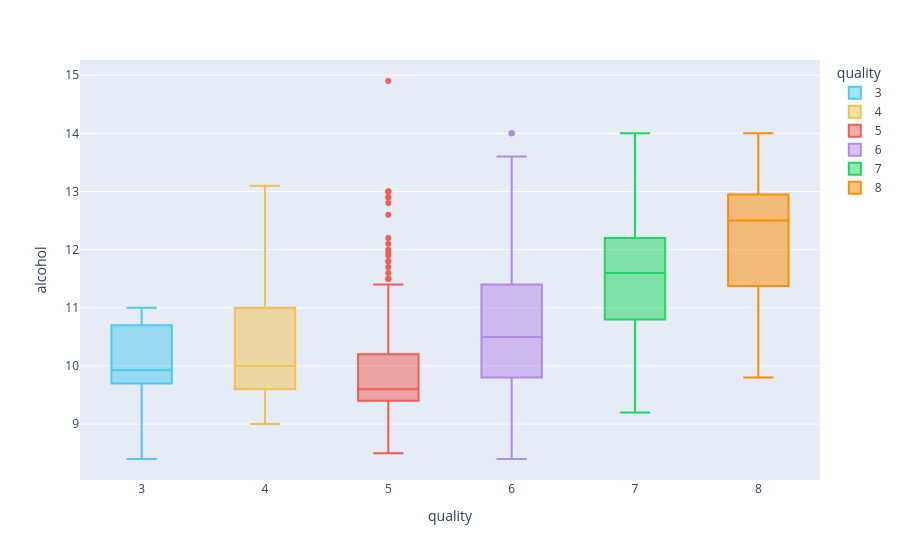

The notebook cell this image was saved under:
### Code cell
colores = {
    "3": "#4CC9F0",
    "4": "#F2C14E",
    "5": "#F25C54",
    "6": "#B388EB",
    "7": "#1ED760",
    "8": "#FF8C00"
}

# ¿Cómo se relaciona el alcohol con la calidad?
fig = px.box(df, x="quality", y="alcohol", color="quality", color_discrete_map=colores, category_orders={"quality": ["3", "4", "5", "6", "7", "8"]})
fig.show()

### Figure 1 — Plotly figure (JSON) as saved in the notebook; plotly's stock layout.template omitted (floating-point values rounded to 4 significant figures; data arrays with more than 128 entries replaced by an {"elided": "..."} marker saying what was removed)
{"data": [{"alignmentgroup": "True", "hovertemplate": "quality=%{x}<br>alcohol=%{y}<extra></extra>", "legendgroup": "3", "marker": {"color": "#4CC9F0"}, "name": "3", "notched": false, "offsetgroup": "3", "orientation": "v", "showlegend": true, "type": "box", "x": ["3", "3", "3", "3", "3", "3", "3", "3", "3", "3"], "x0": " ", "xaxis": "x", "y": [9.0, 8.4, 10.7, 9.9, 11.0, 10.9, 9.8, 9.7, 10.2, 9.95], "y0": " ", "yaxis": "y"}, {"alignmentgroup": "True", "hovertemplate": "quality=%{x}<br>alcohol=%{y}<extra></extra>", "legendgroup": "4", "marker": {"color": "#F2C14E"}, "name": "4", "notched": false, "offsetgroup": "4", "orientation": "v", "showlegend": true, "type": "box", "x": ["4", "4", "4", "4", "4", "4", "4", "4", "4", "4", "4", "4", "4", "4", "4", "4", "4", "4", "4", "4", "4", "4", "4", "4", "4", "4", "4", "4", "4", "4", "4", "4", "4", "4", "4", "4", "4", "4", "4", "4", "4", "4", "4", "4", "4", "4", "4", "4", "4", "4", "4", "4", "4"], "x0": " ", "xaxis": "x", "y": [9.0, 9.8, 9.3, 13.1, 9.2, 9.1, 10.5, 9.4, 9.2, 9.0, 9.1, 11.4, 10.4, 9.4, 9.8, 9.6, 9.6, 10.0, 10.0, 11.3, 11.0, 11.0, 9.6, 9.7, 11.2, 11.4, 10.9, 9.9, 10.0, 10.9, 9.2, 10.4, 11.5, 11.2, 9.6, 9.3, 11.5, 9.6, 11.8, 11.2, 9.6, 12.0, 9.7, 11.1, 9.8, 10.4, 11.0, 10.0, 11.0, 10.1, 10.3, 10.9, 9.05], "y0": " ", "yaxis": "y"}, {"alignmentgroup": "True", "hovertemplate": "quality=%{x}<br>alcohol=%{y}<extra></extra>", "legendgroup": "5", "marker": {"color": "#F25C54"}, "name": "5", "notched": false, "offsetgroup": "5", "orientation": "v", "showlegend": true, "type": "box", "x": {"elided": "577 str values"}, "x0": " ", "xaxis": "x", "y": {"elided": "577 float values"}, "y0": " ", "yaxis": "y"}, {"alignmentgroup": "True", "hovertemplate": "quality=%{x}<br>alcohol=%{y}<extra></extra>", "legendgroup": "6", "marker": {"color": "#B388EB"}, "name": "6", "notched": false, "offsetgroup": "6", "orientation": "v", "showlegend": true, "type": "box", "x": {"elided": "535 str values"}, "x0": " ", "xaxis": "x", "y": {"elided": "535 float values"}, "y0": " ", "yaxis": "y"}, {"alignmentgroup": "True", "hovertemplate": "quality=%{x}<br>alcohol=%{y}<extra></extra>", "legendgroup": "7", "marker": {"color": "#1ED760"}, "name": "7", "notched": false, "offsetgroup": "7", "orientation": "v", "showlegend": true, "type": "box", "x": {"elided": "167 str values"}, "x0": " ", "xaxis": "x", "y": {"elided": "167 float values"}, "y0": " ", "yaxis": "y"}, {"alignmentgroup": "True", "hovertemplate": "quality=%{x}<br>alcohol=%{y}<extra></extra>", "legendgroup": "8", "marker": {"color": "#FF8C00"}, "name": "8", "notched": false, "offsetgroup": "8", "orientation": "v", "showlegend": true, "type": "box", "x": ["8", "8", "8", "8", "8", "8", "8", "8", "8", "8", "8", "8", "8", "8", "8", "8", "8"], "x0": " ", "xaxis": "x", "y": [12.8, 12.6, 12.9, 9.8, 13.4, 11.7, 11.0, 14.0, 12.7, 12.5, 11.8, 13.1, 11.7, 14.0, 10.0, 11.3, 11.4], "y0": " ", "yaxis": "y"}], "layout": {"boxmode": "overlay", "legend": {"title": {"text": "quality"}, "tracegroupgap": 0}, "margin": {"t": 60}, "xaxis": {"anchor": "y", "categoryarray": ["3", "4", "5", "6", "7", "8"], "categoryorder": "array", "domain": [0, 1], "title": {"text": "quality"}}, "yaxis": {"anchor": "x", "domain": [0, 1], "title": {"text": "alcohol"}}}}
